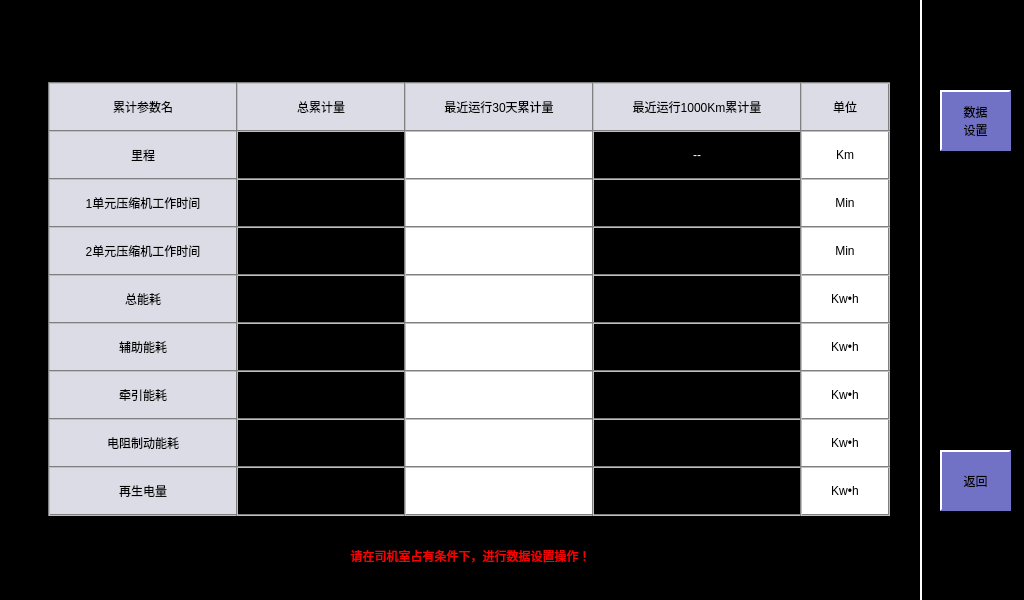
<?xml version="1.0" encoding="UTF-8"?>
<ui version="4.0">
 <class>DataRecord</class>
 <widget class="QWidget" name="DataRecord">
  <property name="geometry">
   <rect>
    <x>0</x>
    <y>0</y>
    <width>1024</width>
    <height>600</height>
   </rect>
  </property>
  <property name="windowTitle">
   <string>Form</string>
  </property>
  <property name="styleSheet">
   <string notr="true">QLabel
{
	color: white;
	border: 2px groove, gray;
    border-color: gray;
	font: 18px, &quot;微软雅黑&quot;;
}

QWidget
{
	background-color: black;
}

QPushButton
{
	font: 18px, &quot;微软雅黑&quot;;
    color: black;
	background-color: rgb(113, 113, 198);
	border:2px solid white; 
    border-right-color: rgb(113, 113, 198); 
    border-bottom-color: rgb(113, 113, 198);
}

QPushButton:disabled
{
	font: 18px, &quot;微软雅黑&quot;;
    color: white;
	background-color: rgb(113, 113, 198);
	border:2px solid white; 
    border-right-color: rgb(113, 113, 198); 
    border-bottom-color: rgb(113, 113, 198);
}

QPushButton:pressed
{
	font: 18px, &quot;微软雅黑&quot;;
    color: white;
	background-color: rgb(0, 0, 255); 
	border:2px solid white; 
	border-left-color: qlineargradient(x1: 0, y1: 0, x2: 1, y2: 0, 
                        stop: 0 gray, stop: 1 black); 			border-top-color: qlineargradient(x1: 0, y1: 0, x2: 0, 										y2: 1, stop: 0 gray, stop: 1 black);
  border-right-color: white; border-bottom-color: white;
}</string>
  </property>
  <widget class="QPushButton" name="btnRecordSet">
   <property name="geometry">
    <rect>
     <x>940</x>
     <y>90</y>
     <width>71</width>
     <height>61</height>
    </rect>
   </property>
   <property name="text">
    <string>数据
设置</string>
   </property>
  </widget>
  <widget class="QPushButton" name="btnBack">
   <property name="geometry">
    <rect>
     <x>940</x>
     <y>450</y>
     <width>71</width>
     <height>61</height>
    </rect>
   </property>
   <property name="styleSheet">
    <string notr="true"/>
   </property>
   <property name="text">
    <string>返回</string>
   </property>
  </widget>
  <widget class="QLabel" name="label_20">
   <property name="geometry">
    <rect>
     <x>48</x>
     <y>82</y>
     <width>190</width>
     <height>50</height>
    </rect>
   </property>
   <property name="styleSheet">
    <string notr="true">background-color: rgb(220, 220, 230);
color: black;</string>
   </property>
   <property name="text">
    <string>累计参数名</string>
   </property>
   <property name="alignment">
    <set>Qt::AlignCenter</set>
   </property>
  </widget>
  <widget class="QLabel" name="label_21">
   <property name="geometry">
    <rect>
     <x>48</x>
     <y>130</y>
     <width>190</width>
     <height>50</height>
    </rect>
   </property>
   <property name="styleSheet">
    <string notr="true">background-color: rgb(220, 220, 230);
color: black;</string>
   </property>
   <property name="text">
    <string>里程</string>
   </property>
   <property name="alignment">
    <set>Qt::AlignCenter</set>
   </property>
  </widget>
  <widget class="QLabel" name="label_22">
   <property name="geometry">
    <rect>
     <x>48</x>
     <y>178</y>
     <width>190</width>
     <height>50</height>
    </rect>
   </property>
   <property name="styleSheet">
    <string notr="true">background-color: rgb(220, 220, 230);
color: black;</string>
   </property>
   <property name="text">
    <string>1单元压缩机工作时间</string>
   </property>
   <property name="alignment">
    <set>Qt::AlignCenter</set>
   </property>
  </widget>
  <widget class="QLabel" name="label_23">
   <property name="geometry">
    <rect>
     <x>48</x>
     <y>226</y>
     <width>190</width>
     <height>50</height>
    </rect>
   </property>
   <property name="styleSheet">
    <string notr="true">background-color: rgb(220, 220, 230);
color: black;</string>
   </property>
   <property name="text">
    <string>2单元压缩机工作时间</string>
   </property>
   <property name="alignment">
    <set>Qt::AlignCenter</set>
   </property>
  </widget>
  <widget class="QLabel" name="label_24">
   <property name="geometry">
    <rect>
     <x>48</x>
     <y>274</y>
     <width>190</width>
     <height>50</height>
    </rect>
   </property>
   <property name="styleSheet">
    <string notr="true">background-color: rgb(220, 220, 230);
color: black;</string>
   </property>
   <property name="text">
    <string>总能耗</string>
   </property>
   <property name="alignment">
    <set>Qt::AlignCenter</set>
   </property>
  </widget>
  <widget class="QLabel" name="label_25">
   <property name="geometry">
    <rect>
     <x>48</x>
     <y>322</y>
     <width>190</width>
     <height>50</height>
    </rect>
   </property>
   <property name="styleSheet">
    <string notr="true">background-color: rgb(220, 220, 230);
color: black;</string>
   </property>
   <property name="text">
    <string>辅助能耗</string>
   </property>
   <property name="alignment">
    <set>Qt::AlignCenter</set>
   </property>
  </widget>
  <widget class="QLabel" name="label_26">
   <property name="geometry">
    <rect>
     <x>48</x>
     <y>370</y>
     <width>190</width>
     <height>50</height>
    </rect>
   </property>
   <property name="styleSheet">
    <string notr="true">background-color: rgb(220, 220, 230);
color: black;</string>
   </property>
   <property name="text">
    <string>牵引能耗</string>
   </property>
   <property name="alignment">
    <set>Qt::AlignCenter</set>
   </property>
  </widget>
  <widget class="QLabel" name="label_27">
   <property name="geometry">
    <rect>
     <x>48</x>
     <y>418</y>
     <width>190</width>
     <height>50</height>
    </rect>
   </property>
   <property name="styleSheet">
    <string notr="true">background-color: rgb(220, 220, 230);
color: black;</string>
   </property>
   <property name="text">
    <string>电阻制动能耗</string>
   </property>
   <property name="alignment">
    <set>Qt::AlignCenter</set>
   </property>
  </widget>
  <widget class="QLabel" name="label_28">
   <property name="geometry">
    <rect>
     <x>48</x>
     <y>466</y>
     <width>190</width>
     <height>50</height>
    </rect>
   </property>
   <property name="styleSheet">
    <string notr="true">background-color: rgb(220, 220, 230);
color: black;</string>
   </property>
   <property name="text">
    <string>再生电量</string>
   </property>
   <property name="alignment">
    <set>Qt::AlignCenter</set>
   </property>
  </widget>
  <widget class="QLabel" name="lblTitle1">
   <property name="geometry">
    <rect>
     <x>236</x>
     <y>82</y>
     <width>170</width>
     <height>50</height>
    </rect>
   </property>
   <property name="styleSheet">
    <string notr="true">background-color: rgb(220, 220, 230);
color: black;</string>
   </property>
   <property name="text">
    <string>总累计量</string>
   </property>
   <property name="alignment">
    <set>Qt::AlignCenter</set>
   </property>
  </widget>
  <widget class="QLabel" name="lblBrakeComsuption1">
   <property name="geometry">
    <rect>
     <x>236</x>
     <y>418</y>
     <width>170</width>
     <height>50</height>
    </rect>
   </property>
   <property name="text">
    <string/>
   </property>
   <property name="alignment">
    <set>Qt::AlignCenter</set>
   </property>
  </widget>
  <widget class="QLabel" name="lblRegeneratePower1">
   <property name="geometry">
    <rect>
     <x>236</x>
     <y>466</y>
     <width>170</width>
     <height>50</height>
    </rect>
   </property>
   <property name="text">
    <string/>
   </property>
   <property name="alignment">
    <set>Qt::AlignCenter</set>
   </property>
  </widget>
  <widget class="QLabel" name="lblSivComsuption1">
   <property name="geometry">
    <rect>
     <x>236</x>
     <y>322</y>
     <width>170</width>
     <height>50</height>
    </rect>
   </property>
   <property name="text">
    <string/>
   </property>
   <property name="alignment">
    <set>Qt::AlignCenter</set>
   </property>
  </widget>
  <widget class="QLabel" name="lblTcuComsuption1">
   <property name="geometry">
    <rect>
     <x>236</x>
     <y>370</y>
     <width>170</width>
     <height>50</height>
    </rect>
   </property>
   <property name="text">
    <string/>
   </property>
   <property name="alignment">
    <set>Qt::AlignCenter</set>
   </property>
  </widget>
  <widget class="QLabel" name="lblCompressor1Time1">
   <property name="geometry">
    <rect>
     <x>236</x>
     <y>178</y>
     <width>170</width>
     <height>50</height>
    </rect>
   </property>
   <property name="text">
    <string/>
   </property>
   <property name="alignment">
    <set>Qt::AlignCenter</set>
   </property>
  </widget>
  <widget class="QLabel" name="lblCompressor2Time1">
   <property name="geometry">
    <rect>
     <x>236</x>
     <y>226</y>
     <width>170</width>
     <height>50</height>
    </rect>
   </property>
   <property name="text">
    <string/>
   </property>
   <property name="alignment">
    <set>Qt::AlignCenter</set>
   </property>
  </widget>
  <widget class="QLabel" name="lblAllConsumption1">
   <property name="geometry">
    <rect>
     <x>236</x>
     <y>274</y>
     <width>170</width>
     <height>50</height>
    </rect>
   </property>
   <property name="text">
    <string/>
   </property>
   <property name="alignment">
    <set>Qt::AlignCenter</set>
   </property>
  </widget>
  <widget class="QLabel" name="lblMileage1">
   <property name="geometry">
    <rect>
     <x>236</x>
     <y>130</y>
     <width>170</width>
     <height>50</height>
    </rect>
   </property>
   <property name="text">
    <string/>
   </property>
   <property name="alignment">
    <set>Qt::AlignCenter</set>
   </property>
  </widget>
  <widget class="QLabel" name="lblTime">
   <property name="geometry">
    <rect>
     <x>404</x>
     <y>82</y>
     <width>190</width>
     <height>50</height>
    </rect>
   </property>
   <property name="styleSheet">
    <string notr="true">background-color: rgb(220, 220, 230);
color: black;</string>
   </property>
   <property name="text">
    <string>最近运行30天累计量</string>
   </property>
   <property name="alignment">
    <set>Qt::AlignCenter</set>
   </property>
  </widget>
  <widget class="QLabel" name="lblAllConsumption2">
   <property name="geometry">
    <rect>
     <x>404</x>
     <y>274</y>
     <width>190</width>
     <height>50</height>
    </rect>
   </property>
   <property name="styleSheet">
    <string notr="true">color: black;
background-color: white;</string>
   </property>
   <property name="text">
    <string/>
   </property>
   <property name="alignment">
    <set>Qt::AlignCenter</set>
   </property>
  </widget>
  <widget class="QLabel" name="lblSivComsuption2">
   <property name="geometry">
    <rect>
     <x>404</x>
     <y>322</y>
     <width>190</width>
     <height>50</height>
    </rect>
   </property>
   <property name="styleSheet">
    <string notr="true">color: black;
background-color: white;</string>
   </property>
   <property name="text">
    <string/>
   </property>
   <property name="alignment">
    <set>Qt::AlignCenter</set>
   </property>
  </widget>
  <widget class="QLabel" name="lblBrakeComsuption2">
   <property name="geometry">
    <rect>
     <x>404</x>
     <y>418</y>
     <width>190</width>
     <height>50</height>
    </rect>
   </property>
   <property name="styleSheet">
    <string notr="true">color: black;
background-color: white;</string>
   </property>
   <property name="text">
    <string/>
   </property>
   <property name="alignment">
    <set>Qt::AlignCenter</set>
   </property>
  </widget>
  <widget class="QLabel" name="lblCompressor1Time2">
   <property name="geometry">
    <rect>
     <x>404</x>
     <y>178</y>
     <width>190</width>
     <height>50</height>
    </rect>
   </property>
   <property name="styleSheet">
    <string notr="true">color: black;
background-color: white;</string>
   </property>
   <property name="text">
    <string/>
   </property>
   <property name="alignment">
    <set>Qt::AlignCenter</set>
   </property>
  </widget>
  <widget class="QLabel" name="lblCompressor2Time2">
   <property name="geometry">
    <rect>
     <x>404</x>
     <y>226</y>
     <width>190</width>
     <height>50</height>
    </rect>
   </property>
   <property name="styleSheet">
    <string notr="true">color: black;
background-color: white;</string>
   </property>
   <property name="text">
    <string/>
   </property>
   <property name="alignment">
    <set>Qt::AlignCenter</set>
   </property>
  </widget>
  <widget class="QLabel" name="lblTcuComsuption2">
   <property name="geometry">
    <rect>
     <x>404</x>
     <y>370</y>
     <width>190</width>
     <height>50</height>
    </rect>
   </property>
   <property name="styleSheet">
    <string notr="true">color: black;
background-color: white;</string>
   </property>
   <property name="text">
    <string/>
   </property>
   <property name="alignment">
    <set>Qt::AlignCenter</set>
   </property>
  </widget>
  <widget class="QLabel" name="lblRegeneratePower2">
   <property name="geometry">
    <rect>
     <x>404</x>
     <y>466</y>
     <width>190</width>
     <height>50</height>
    </rect>
   </property>
   <property name="styleSheet">
    <string notr="true">color: black;
background-color: white;</string>
   </property>
   <property name="text">
    <string/>
   </property>
   <property name="alignment">
    <set>Qt::AlignCenter</set>
   </property>
  </widget>
  <widget class="QLabel" name="lblMileage2">
   <property name="geometry">
    <rect>
     <x>404</x>
     <y>130</y>
     <width>190</width>
     <height>50</height>
    </rect>
   </property>
   <property name="styleSheet">
    <string notr="true">color: black;
background-color: white;</string>
   </property>
   <property name="text">
    <string/>
   </property>
   <property name="alignment">
    <set>Qt::AlignCenter</set>
   </property>
  </widget>
  <widget class="QLabel" name="lblDistance">
   <property name="geometry">
    <rect>
     <x>592</x>
     <y>82</y>
     <width>210</width>
     <height>50</height>
    </rect>
   </property>
   <property name="styleSheet">
    <string notr="true">background-color: rgb(220, 220, 230);
color: black;</string>
   </property>
   <property name="text">
    <string>最近运行1000Km累计量</string>
   </property>
   <property name="alignment">
    <set>Qt::AlignCenter</set>
   </property>
  </widget>
  <widget class="QLabel" name="lblAllConsumption3">
   <property name="geometry">
    <rect>
     <x>592</x>
     <y>274</y>
     <width>210</width>
     <height>50</height>
    </rect>
   </property>
   <property name="text">
    <string/>
   </property>
   <property name="alignment">
    <set>Qt::AlignCenter</set>
   </property>
  </widget>
  <widget class="QLabel" name="lblSivComsuption3">
   <property name="geometry">
    <rect>
     <x>592</x>
     <y>322</y>
     <width>210</width>
     <height>50</height>
    </rect>
   </property>
   <property name="text">
    <string/>
   </property>
   <property name="alignment">
    <set>Qt::AlignCenter</set>
   </property>
  </widget>
  <widget class="QLabel" name="lblBrakeComsuption3">
   <property name="geometry">
    <rect>
     <x>592</x>
     <y>418</y>
     <width>210</width>
     <height>50</height>
    </rect>
   </property>
   <property name="text">
    <string/>
   </property>
   <property name="alignment">
    <set>Qt::AlignCenter</set>
   </property>
  </widget>
  <widget class="QLabel" name="lblCompressor1Time3">
   <property name="geometry">
    <rect>
     <x>592</x>
     <y>178</y>
     <width>210</width>
     <height>50</height>
    </rect>
   </property>
   <property name="text">
    <string/>
   </property>
   <property name="alignment">
    <set>Qt::AlignCenter</set>
   </property>
  </widget>
  <widget class="QLabel" name="lblCompressor2Time3">
   <property name="geometry">
    <rect>
     <x>592</x>
     <y>226</y>
     <width>210</width>
     <height>50</height>
    </rect>
   </property>
   <property name="text">
    <string/>
   </property>
   <property name="alignment">
    <set>Qt::AlignCenter</set>
   </property>
  </widget>
  <widget class="QLabel" name="lblTcuComsuption3">
   <property name="geometry">
    <rect>
     <x>592</x>
     <y>370</y>
     <width>210</width>
     <height>50</height>
    </rect>
   </property>
   <property name="text">
    <string/>
   </property>
   <property name="alignment">
    <set>Qt::AlignCenter</set>
   </property>
  </widget>
  <widget class="QLabel" name="lblRegeneratePower3">
   <property name="geometry">
    <rect>
     <x>592</x>
     <y>466</y>
     <width>210</width>
     <height>50</height>
    </rect>
   </property>
   <property name="text">
    <string/>
   </property>
   <property name="alignment">
    <set>Qt::AlignCenter</set>
   </property>
  </widget>
  <widget class="QLabel" name="lblMileage3">
   <property name="geometry">
    <rect>
     <x>592</x>
     <y>130</y>
     <width>210</width>
     <height>50</height>
    </rect>
   </property>
   <property name="text">
    <string>--</string>
   </property>
   <property name="alignment">
    <set>Qt::AlignCenter</set>
   </property>
  </widget>
  <widget class="QLabel" name="label_56">
   <property name="geometry">
    <rect>
     <x>800</x>
     <y>82</y>
     <width>90</width>
     <height>50</height>
    </rect>
   </property>
   <property name="styleSheet">
    <string notr="true">background-color: rgb(220, 220, 230);
color: black;</string>
   </property>
   <property name="text">
    <string>单位</string>
   </property>
   <property name="alignment">
    <set>Qt::AlignCenter</set>
   </property>
  </widget>
  <widget class="QLabel" name="label_57">
   <property name="geometry">
    <rect>
     <x>800</x>
     <y>274</y>
     <width>90</width>
     <height>50</height>
    </rect>
   </property>
   <property name="styleSheet">
    <string notr="true">color: black;
background-color: white;</string>
   </property>
   <property name="text">
    <string>Kw•h</string>
   </property>
   <property name="alignment">
    <set>Qt::AlignCenter</set>
   </property>
  </widget>
  <widget class="QLabel" name="label_58">
   <property name="geometry">
    <rect>
     <x>800</x>
     <y>322</y>
     <width>90</width>
     <height>50</height>
    </rect>
   </property>
   <property name="styleSheet">
    <string notr="true">color: black;
background-color: white;</string>
   </property>
   <property name="text">
    <string>Kw•h</string>
   </property>
   <property name="alignment">
    <set>Qt::AlignCenter</set>
   </property>
  </widget>
  <widget class="QLabel" name="label_59">
   <property name="geometry">
    <rect>
     <x>800</x>
     <y>418</y>
     <width>90</width>
     <height>50</height>
    </rect>
   </property>
   <property name="styleSheet">
    <string notr="true">color: black;
background-color: white;</string>
   </property>
   <property name="text">
    <string>Kw•h</string>
   </property>
   <property name="alignment">
    <set>Qt::AlignCenter</set>
   </property>
  </widget>
  <widget class="QLabel" name="label_60">
   <property name="geometry">
    <rect>
     <x>800</x>
     <y>178</y>
     <width>90</width>
     <height>50</height>
    </rect>
   </property>
   <property name="styleSheet">
    <string notr="true">color: black;
background-color: white;</string>
   </property>
   <property name="text">
    <string>Min</string>
   </property>
   <property name="alignment">
    <set>Qt::AlignCenter</set>
   </property>
  </widget>
  <widget class="QLabel" name="label_61">
   <property name="geometry">
    <rect>
     <x>800</x>
     <y>226</y>
     <width>90</width>
     <height>50</height>
    </rect>
   </property>
   <property name="styleSheet">
    <string notr="true">color: black;
background-color: white;</string>
   </property>
   <property name="text">
    <string>Min</string>
   </property>
   <property name="alignment">
    <set>Qt::AlignCenter</set>
   </property>
  </widget>
  <widget class="QLabel" name="label_62">
   <property name="geometry">
    <rect>
     <x>800</x>
     <y>370</y>
     <width>90</width>
     <height>50</height>
    </rect>
   </property>
   <property name="styleSheet">
    <string notr="true">color: black;
background-color: white;</string>
   </property>
   <property name="text">
    <string>Kw•h</string>
   </property>
   <property name="alignment">
    <set>Qt::AlignCenter</set>
   </property>
  </widget>
  <widget class="QLabel" name="label_63">
   <property name="geometry">
    <rect>
     <x>800</x>
     <y>466</y>
     <width>90</width>
     <height>50</height>
    </rect>
   </property>
   <property name="styleSheet">
    <string notr="true">color: black;
background-color: white;</string>
   </property>
   <property name="text">
    <string>Kw•h</string>
   </property>
   <property name="alignment">
    <set>Qt::AlignCenter</set>
   </property>
  </widget>
  <widget class="QLabel" name="label_64">
   <property name="geometry">
    <rect>
     <x>800</x>
     <y>130</y>
     <width>90</width>
     <height>50</height>
    </rect>
   </property>
   <property name="styleSheet">
    <string notr="true">color: black;
background-color: white;</string>
   </property>
   <property name="text">
    <string>Km</string>
   </property>
   <property name="alignment">
    <set>Qt::AlignCenter</set>
   </property>
  </widget>
  <widget class="QLabel" name="label_107">
   <property name="geometry">
    <rect>
     <x>920</x>
     <y>0</y>
     <width>2</width>
     <height>600</height>
    </rect>
   </property>
   <property name="styleSheet">
    <string notr="true">border: 0px;
background-color: white;</string>
   </property>
   <property name="text">
    <string/>
   </property>
   <property name="alignment">
    <set>Qt::AlignCenter</set>
   </property>
  </widget>
  <widget class="QLabel" name="lblTip">
   <property name="geometry">
    <rect>
     <x>60</x>
     <y>530</y>
     <width>821</width>
     <height>51</height>
    </rect>
   </property>
   <property name="styleSheet">
    <string notr="true">border: 0px;
color: red;</string>
   </property>
   <property name="text">
    <string>请在司机室占有条件下，进行数据设置操作！</string>
   </property>
   <property name="alignment">
    <set>Qt::AlignCenter</set>
   </property>
  </widget>
 </widget>
 <resources/>
 <connections/>
</ui>
